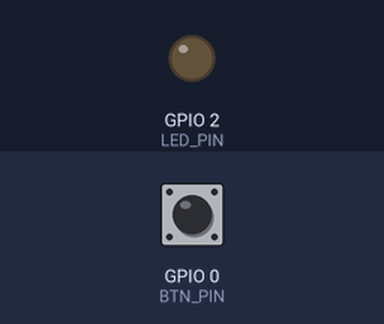
Recording of a sketch running on a simulated ESP32. On the bench: output pins drawn as LEDs (lit = HIGH). The test bench sets the inputs (shaded band); at power-on: GPIO 0 (BTN_PIN) HIGH. WiFi joins after 1.5 s; servers stay silent unless stated; uploads are accepted with an empty reply; what the sketch prints to the serial monitor is not drawn.

Above: at 3.9 s.
4.0 s: GPIO 0 (BTN_PIN) pulled LOW for 0.15 s
At 4.15 s:
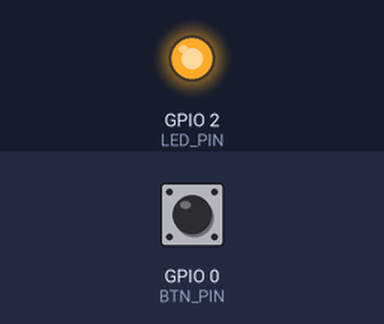
Timing chart, 0 to 7.0 s (numbered marks = the images above; inputs shaded):
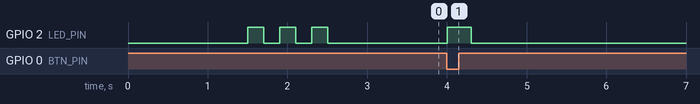

The sketch:

button_node.ino
```cpp
/*
  CareLine — Button Node
  A single pushbutton connected to an ESP32.
  On press, POSTs to the Flask backend to trigger a check-in conversation.

  WIRING:
    Button: one leg -> GPIO 0, other leg -> GND (uses INPUT_PULLUP)
    Optional LED: GPIO 2 (built-in LED on most ESP32 dev boards)

  Note: GPIO 0 is the BOOT button on most ESP32 dev boards —
  perfect for demos since it's already there!
*/
#include <WiFi.h>
#include <HTTPClient.h>

const char* WIFI_SSID = "YOUR_WIFI_NAME";
const char* WIFI_PASSWORD = "YOUR_WIFI_PASSWORD";
const char* SERVER_URL = "http://192.168.1.100:5000/api/button";

#define BTN_PIN 0
#define LED_PIN 2

void setup() {
  Serial.begin(115200);
  pinMode(BTN_PIN, INPUT_PULLUP);
  pinMode(LED_PIN, OUTPUT);
  WiFi.begin(WIFI_SSID, WIFI_PASSWORD);
  while (WiFi.status() != WL_CONNECTED) { delay(500); }
  Serial.println("CareLine button online: " + WiFi.localIP().toString());
  // Blink to confirm connected
  for (int i = 0; i < 3; i++) { digitalWrite(LED_PIN, HIGH); delay(200); digitalWrite(LED_PIN, LOW); delay(200); }
}

unsigned long lastPress = 0;
bool lastState = HIGH;

void loop() {
  bool current = digitalRead(BTN_PIN);
  if (lastState == HIGH && current == LOW && millis() - lastPress > 2000) {
    lastPress = millis();
    Serial.println("Button pressed — sending check-in event");
    digitalWrite(LED_PIN, HIGH);

    HTTPClient http;
    http.begin(SERVER_URL);
    http.addHeader("Content-Type", "application/json");
    http.POST("{\"event\":\"button_pressed\",\"source\":\"physical_button\"}");
    http.end();

    delay(100);
    digitalWrite(LED_PIN, LOW);
  }
  lastState = current;
  delay(20);
}
```

Measured:
- after the input at 4.0 s, GPIO 2 (LED_PIN): LOW → HIGH at once, → LOW 0.30 s later
